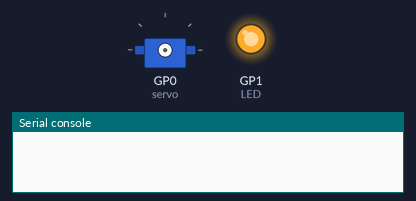
The program below on a simulated Raspberry Pi Pico running MicroPython. Parts: servo, output pins drawn as LEDs (lit = HIGH), the last lines printed to the serial console. Servo angles are drawn from the pulse width (0.5 ms = 0°, 2.5 ms = 180°).

Above: at 0.1 s.
At 125.1 s:
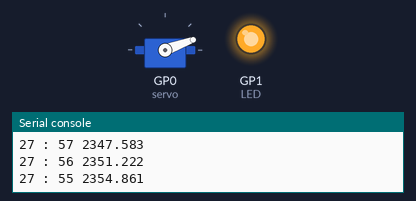
Timing chart, 0 to 126.6 s (numbered marks = the images above):
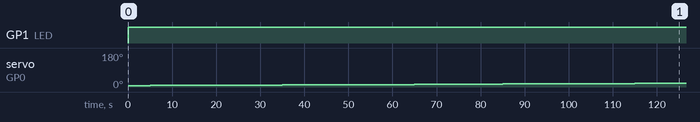

The program:

singleLedMain.py
```python
from machine import Pin ,PWM ,Timer
from utime import sleep
servo = PWM(Pin(0))
buzzer = PWM(Pin(14))
LED = Pin(1,Pin.OUT)#控制LED
servo.freq(50)
LED.value(1)

minset = 30
duty = 1900
dutyini = 1900
motorend = 8450
tic = (motorend - duty) /minset /60 #每秒動多少

def beep():
    for j in range(2):
        for i in range(4):
            buzzer.freq(4000)
            buzzer.duty_u16(20000)
            sleep(0.15)
            buzzer.duty_u16(0)
            sleep(0.01)
        sleep(0.8)

def motor(tim):
    global duty
    servo.duty_u16(int(duty))
    duty = duty + tic
    if duty >= motorend:
        duty = dutyini
        servo.duty_u16(dutyini)
        beep()

    restime = (motorend-duty)/tic
    restmin = int(restime // 60)
    restsec = int(restime % 60)
    print(restmin,':',restsec,duty)

tim = Timer(-1)
tim.init(period=1000, mode=Timer.PERIODIC, callback=motor)
```

Measured:
- by itself, GP1 (LED): LOW → HIGH at 0.00 s
- by itself, servo on GP0 (servo): moves from 7° to 20° over 120 s
